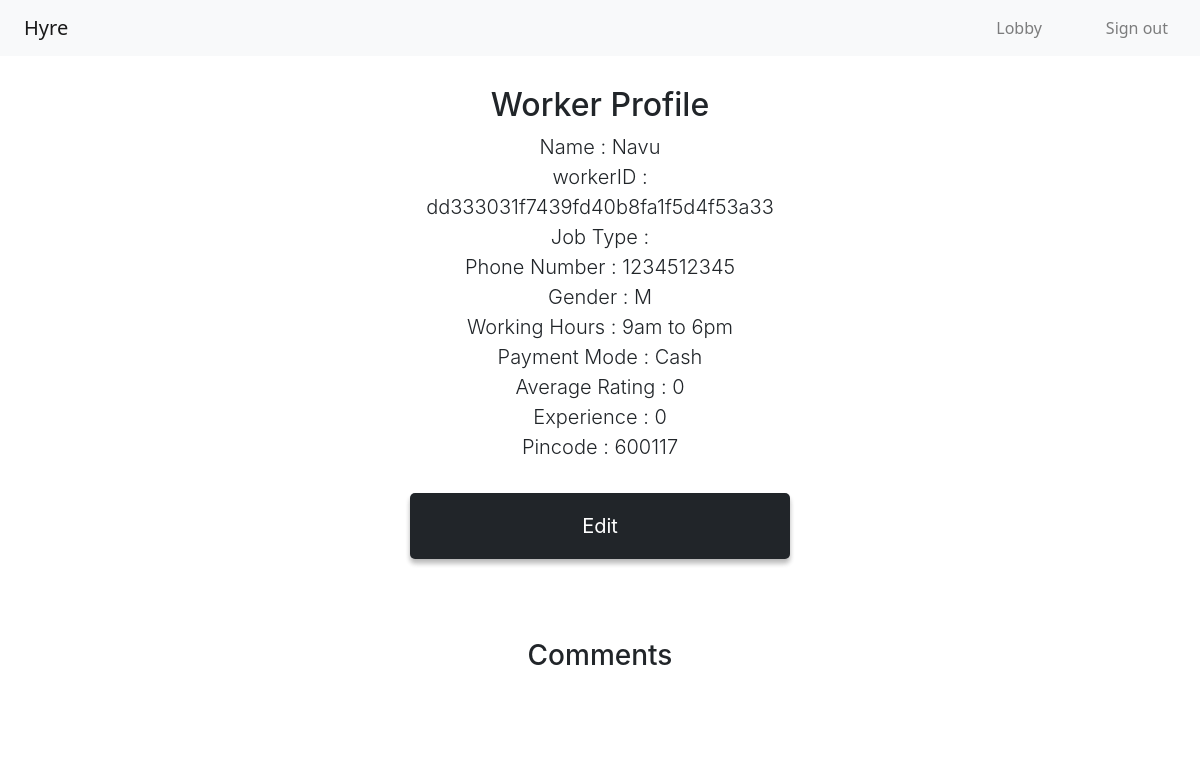
The app's page /workerProfile.php (signed in), older data.
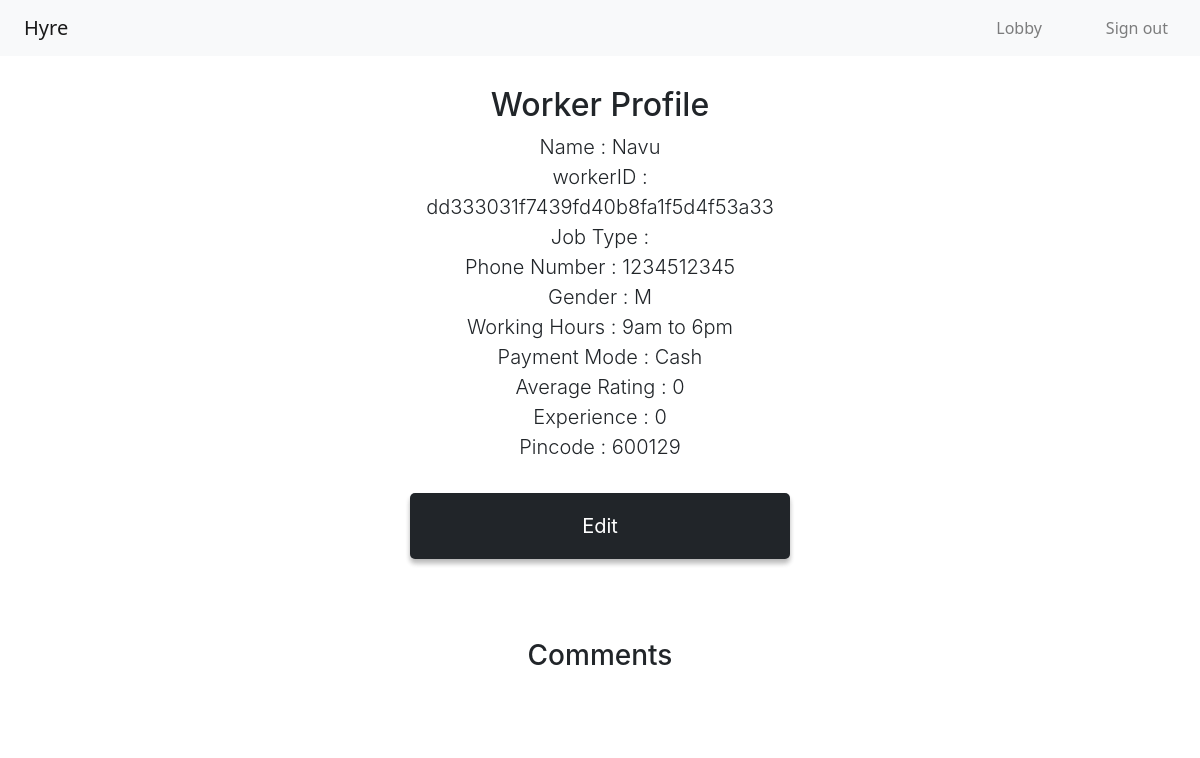
The same page, newer data.
### tables this page shows
CREATE TABLE `worker` (
  `workerID` varchar(32) NOT NULL,
  `workerName` varchar(30) NOT NULL,
  `jobType` varchar(30) NOT NULL,
  `workingHours` varchar(20) NOT NULL DEFAULT '9am to 6pm',
  `experience` tinyint(11) NOT NULL,
  `paymentMode` varchar(50) NOT NULL DEFAULT 'Cash',
  `photo` blob NOT NULL,
  `reputationCount` int(11) NOT NULL DEFAULT 0,
  `averageRating` float NOT NULL DEFAULT 0
);

CREATE TABLE `account` (
  `name` varchar(30) NOT NULL,
  `phoneNumber` bigint(10) NOT NULL,
  `gender` char(1) NOT NULL DEFAULT 'M',
  `dOB` date NOT NULL,
  `pincode` int(6) NOT NULL,
  `aadhaar` bigint(16) NOT NULL,
  `password` varchar(32) NOT NULL,
  `userType` char(1) NOT NULL DEFAULT 'W',
  `ID` varchar(32) NOT NULL,
  `accountStatus` tinyint(4) NOT NULL DEFAULT 1,
  `reportCount` smallint(6) NOT NULL DEFAULT 0
);

### workerProfile.php (the view, shortened to what this page needs)
<?php
include 'config.php' ;
if( $_SESSION['userType'] ){
    $workerID = "" ;
    if( isset($_GET['workerID']) ){
        $workerID = $_GET['workerID'] ;
    }
    else if( $_SESSION['userType'] == "W"){
        $workerID = $_SESSION['ID'] ;
    }
    else{
        header("location:searchWorker.php") ;
    }
    $selectWorkers = "SELECT * FROM worker,account where worker.workerID=account.ID and workerID = '$workerID' ";
    $result = mysqli_query( $conn, $selectWorkers ) ;
    $row = mysqli_fetch_assoc($result) ;
    $workerID = $row['workerID'] ;
    $name = $row['workerName'] ;
    $jobType = $row['jobType'] ;
    $workingHours = $row['workingHours'] ;
    $phoneNumber = $row['phoneNumber'] ;
    $gender = $row['gender'] ;
    $averageRating = $row['averageRating'] ;
    $paymentMode = $row['paymentMode'] ;
    $experience = $row['experience'] ;
    $pincode = $row['pincode'] ;
?>
<!DOCTYPE html>
<html>
    <head>
        <link rel="stylesheet" type="text/css" href="1Level/darkTheme.css">
        <link rel="stylesheet" href="https://cdn.jsdelivr.net/npm/bootstrap@4.0.0/dist/css/bootstrap.min.css">
    <link href="https://cdn.jsdelivr.net/npm/bootstrap@5.2.0-beta1/dist/css/bootstrap.min.css" rel="stylesheet">
    </head>
    <body>
    <nav class="navbar navbar-expand-lg navbar-light bg-light">
        <a class="navbar-brand ms-4" href="">Hyre</a>
        <div class="collapse navbar-collapse" id="#navbarToggleButton">
        <ul class="navbar-nav px-4 ms-auto">
            <li class="nav-item"><a class="nav-link" href='mainlobby.php'>Lobby</a></li>
        </ul>
        <ul class="navbar-nav px-4">
            <li class="nav-item"><a class="nav-link" href='logout.php'>Sign out</a></li>
        </ul>
        </div>
    </nav>
            <div class="form">
                <h2 style='text-align:center'>Worker Profile</h2>
                <?php
                echo "<p>Name : $name<br> workerID : $workerID<br>";
                echo "Job Type : $jobType<br> Phone Number : $phoneNumber<br>Gender : $gender<br>Working Hours : $workingHours<br>" ;
                echo "Payment Mode : $paymentMode<br>Average Rating : $averageRating<br>Experience : $experience<br>Pincode : $pincode<br>" ;
                if( $_SESSION['userType'] == "C" ){
                    echo "<div><h3 style='font-size:1.25rem;font-weight:300; margin-top:20px; margin-bottom:20px'><a href='book.php?workerID=$workerID' id='submit-button'><button>Book Request</button></a></h3></div>" ;
                }
                else{
                    ?>
                    <div><button type="button" onclick="location.href='editWorkerDetails.php'" name="editWorkerDetails" id="submit-button" style="margin-top:15px;  border-radius:5px">Edit</button></div>
                    <?php
                }
                ?>
            </div>
            <div class="form">
                <h3 style='text-align:center'>Comments</h3>
            </div>
    </body>
 </html>
 <?php
    }
    else{
        header("location:index.html") ;
    }
?>

### 1Level/darkTheme.css (style rules this page uses)
h2 { font-weight: 400; margin-bottom: 35px; color: rgb(33, 37, 41); font-family: -apple-system,system-ui,BlinkMacSystemFont,"Segoe UI",Roboto,"Helvetica Neue",Arial,sans-serif; text-align: center; margin-bottom: 10px; }
body { background-color: rgb(255, 255, 255); }
.form { margin: auto; padding-left: 50px; padding-right: 50px; padding-bottom: 50px; padding-top: 30px; background-color: white; min-height: xxx; overflow: hidden; width: 40%; border-radius: 15px; font-family: -apple-system,system-ui,BlinkMacSystemFont,"Segoe UI",Roboto,"Helvetica Neue",Arial,sans-serif; line-height: 180%; color: rgb(33, 37, 41); font-size: 17px; font-size: 1.25rem; font-weight: 300; }
h3 { font-family: -apple-system,system-ui,BlinkMacSystemFont,"Segoe UI",Roboto,"Helvetica Neue",Arial,sans-serif; font-weight: normal; font-stretch: narrower; color: rgb(33, 37, 41); font-size:1.25rem; }
button { font-size: 17px; padding: 15px; top:50%; background-color: rgb(33, 37, 41); color: white; border: none; border-radius: 5px; box-shadow: 0 4px 5px 0 rgba(0,0,0,0.2), 0 5px 5px 0 rgba(0,0,0,0.1); font-family: -apple-system,system-ui,BlinkMacSystemFont,"Segoe UI",Roboto,"Helvetica Neue",Arial,sans-serif; color: rgb(255, 255, 255); width: 30%; }
::placeholder { color: rgb(198, 198, 198); }
#submit-button { width: 100%; }
p { color: rgb(33, 37, 41); text-align: center; font-size: 20px; line-height: 30px; font-family: -apple-system,system-ui,BlinkMacSystemFont,"Segoe UI",Roboto,"Helvetica Neue",Arial,sans-serif; }
* { -webkit-box-sizing: border-box; -moz-box-sizing: border-box; box-sizing: border-box; }
button { transition-duration: 0.4s; }
a, a:hover, a:focus, a:active { text-decoration: none; color: inherit; }

Row changes from the older to the newer data that the page shows:
changed through a linked row, worker "Navu": account.pincode "600117" → "600129"
